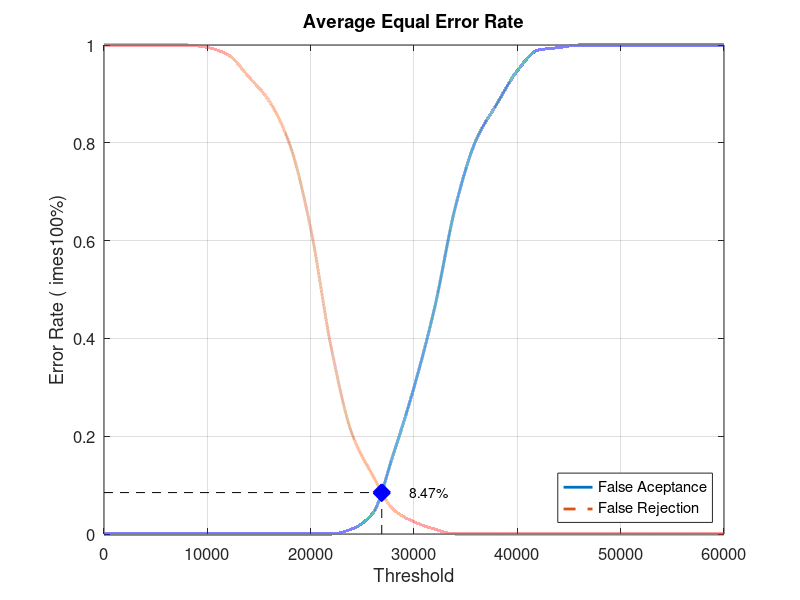
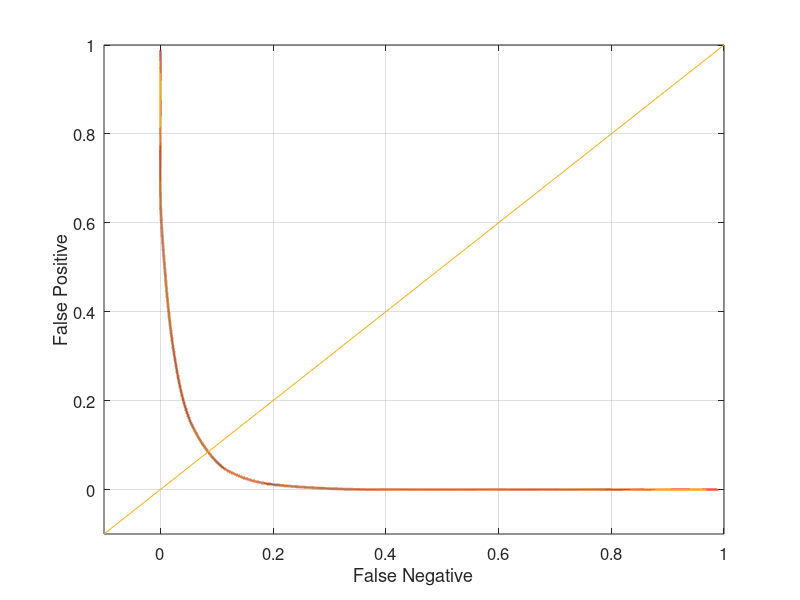

Write MATLAB code to recreate these figures, in order.
close all;
clear;
clc;
x = 0:2000:60000;
xq = 0:0.5:60000;

y0 = [0 0 0 0 0 0 0 0 0 0 0 0 0.0105263 0.0421053 0.163158 0.3 0.463158 0.668421 0.805263 0.878947 0.947368 0.989474 0.994737 1 1 1 1 1 1 1 1]
yy0 = interp1(x, y0, xq, 'pchip');
y1 = [1 1 1 1 1 0.995 0.98 0.935 0.885 0.795 0.625 0.38 0.205 0.12 0.05 0.025 0.01 0 0 0 0 0 0 0 0 0 0 0 0 0 0]
yy1 = interp1(x, y1, xq, 'pchip');

% Calculating EER: 
y2 = abs(y0 - y1);
find(y2 == min(y2))
yy2 = abs(yy0 - yy1);
xEER = find(yy2 == min(yy2));
xEERIndex = xq(xEER) % X-axis EER
yEER = yy0(xEER) % Y-axis EER

main = figure
plot(xq, yy0,'-','LineWidth', 2);	hold on
plot(xq, yy1,'--','LineWidth', 2);	hold on
plot([xEERIndex xEERIndex], [0 yEER], 'k--');	hold on
plot([0 xEERIndex], [yEER yEER], 'k--');	hold on
plot(xEERIndex, yEER, 'bx', 'LineWidth', 10);	hold on
text(xEERIndex + 10 * xEERIndex / 100, yEER, [num2str(round((10000 * yEER)) / 100) '%'])
legend('False Aceptance', 'False Rejection', 'Location', 'SouthEast')
xlabel('Threshold')
ylabel('Error Rate (	imes100%)')
title('Average Equal Error Rate')
set(gca, 'FontSize', 12)
axis([0 60000 0 1])
grid on

print(main, 'Database1_4Main', '-dpng');
FNRxFPR = figure('Color', [1 1 1]);
plot(yy1, yy0, '-', yy1, yy0, 'LineWidth', 2);
hold on
y = -0.1:0.1:1
plot(y, y); 
set(gca, 'FontSize', 12)
xlabel('False Negative')
ylabel('False Positive')
axis([-0.1 1 -0.1 1])
set(gca, 'FontSize', 12)
grid on

print(FNRxFPR, 'Database1_4FNRxFPR','-dpng');
